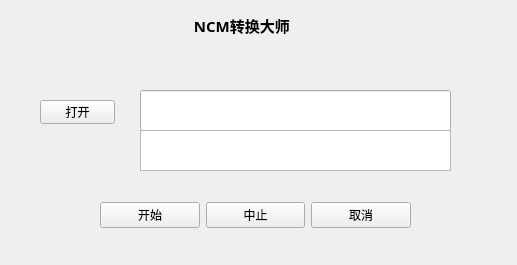
<?xml version="1.0" encoding="UTF-8"?>
<ui version="4.0">
 <class>Widget</class>
 <widget class="QWidget" name="Widget">
  <property name="geometry">
   <rect>
    <x>0</x>
    <y>0</y>
    <width>517</width>
    <height>265</height>
   </rect>
  </property>
  <property name="windowTitle">
   <string>Widget</string>
  </property>
  <widget class="QPushButton" name="openButton">
   <property name="geometry">
    <rect>
     <x>40</x>
     <y>100</y>
     <width>75</width>
     <height>24</height>
    </rect>
   </property>
   <property name="text">
    <string>打开</string>
   </property>
  </widget>
  <widget class="QLabel" name="label">
   <property name="geometry">
    <rect>
     <x>190</x>
     <y>10</y>
     <width>161</width>
     <height>31</height>
    </rect>
   </property>
   <property name="font">
    <font>
     <family>Segoe Script</family>
     <pointsize>11</pointsize>
     <italic>false</italic>
     <bold>true</bold>
     <underline>false</underline>
     <strikeout>false</strikeout>
     <stylestrategy>PreferDefault</stylestrategy>
    </font>
   </property>
   <property name="focusPolicy">
    <enum>Qt::FocusPolicy::NoFocus</enum>
   </property>
   <property name="text">
    <string> NCM转换大师</string>
   </property>
  </widget>
  <widget class="QLineEdit" name="mainLineEdit">
   <property name="geometry">
    <rect>
     <x>140</x>
     <y>90</y>
     <width>311</width>
     <height>41</height>
    </rect>
   </property>
   <property name="font">
    <font>
     <pointsize>10</pointsize>
     <bold>true</bold>
    </font>
   </property>
   <property name="readOnly">
    <bool>true</bool>
   </property>
  </widget>
  <widget class="QWidget" name="layoutWidget">
   <property name="geometry">
    <rect>
     <x>100</x>
     <y>200</y>
     <width>311</width>
     <height>31</height>
    </rect>
   </property>
   <layout class="QHBoxLayout" name="horizontalLayout">
    <item>
     <widget class="QPushButton" name="startButton">
      <property name="text">
       <string>开始</string>
      </property>
     </widget>
    </item>
    <item>
     <widget class="QPushButton" name="stoplButton">
      <property name="text">
       <string>中止</string>
      </property>
     </widget>
    </item>
    <item>
     <widget class="QPushButton" name="cancelButton">
      <property name="text">
       <string>取消</string>
      </property>
     </widget>
    </item>
   </layout>
  </widget>
  <widget class="QListView" name="listView">
   <property name="geometry">
    <rect>
     <x>140</x>
     <y>130</y>
     <width>311</width>
     <height>41</height>
    </rect>
   </property>
  </widget>
 </widget>
 <resources/>
 <connections/>
</ui>
